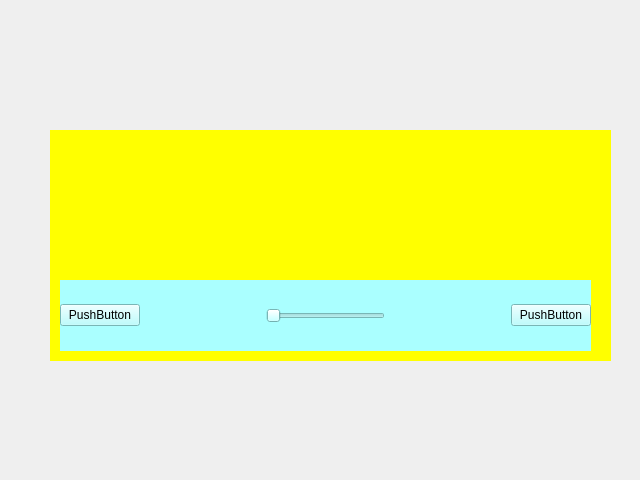
<?xml version="1.0" encoding="UTF-8"?>
<ui version="4.0">
 <class>Form</class>
 <widget class="QWidget" name="Form">
  <property name="geometry">
   <rect>
    <x>0</x>
    <y>0</y>
    <width>640</width>
    <height>480</height>
   </rect>
  </property>
  <property name="windowTitle">
   <string>Form</string>
  </property>
  <widget class="QWidget" name="widget" native="true">
   <property name="geometry">
    <rect>
     <x>50</x>
     <y>130</y>
     <width>561</width>
     <height>231</height>
    </rect>
   </property>
   <property name="styleSheet">
    <string notr="true">background-color: rgb(255, 255, 0);</string>
   </property>
   <widget class="QWidget" name="widget_2" native="true">
    <property name="geometry">
     <rect>
      <x>10</x>
      <y>150</y>
      <width>531</width>
      <height>71</height>
     </rect>
    </property>
    <property name="styleSheet">
     <string notr="true">background-color: rgb(170, 255, 255);</string>
    </property>
    <layout class="QHBoxLayout" name="horizontalLayout_2">
     <item>
      <layout class="QHBoxLayout" name="horizontalLayout">
       <item>
        <widget class="QPushButton" name="pushButton">
         <property name="text">
          <string>PushButton</string>
         </property>
        </widget>
       </item>
       <item>
        <spacer name="horizontalSpacer">
         <property name="orientation">
          <enum>Qt::Horizontal</enum>
         </property>
         <property name="sizeHint" stdset="0">
          <size>
           <width>40</width>
           <height>20</height>
          </size>
         </property>
        </spacer>
       </item>
       <item>
        <widget class="QSlider" name="horizontalSlider">
         <property name="orientation">
          <enum>Qt::Horizontal</enum>
         </property>
        </widget>
       </item>
       <item>
        <spacer name="horizontalSpacer_2">
         <property name="orientation">
          <enum>Qt::Horizontal</enum>
         </property>
         <property name="sizeHint" stdset="0">
          <size>
           <width>40</width>
           <height>20</height>
          </size>
         </property>
        </spacer>
       </item>
       <item>
        <widget class="QPushButton" name="pushButton_2">
         <property name="text">
          <string>PushButton</string>
         </property>
        </widget>
       </item>
      </layout>
     </item>
    </layout>
   </widget>
  </widget>
 </widget>
 <resources/>
 <connections/>
</ui>
